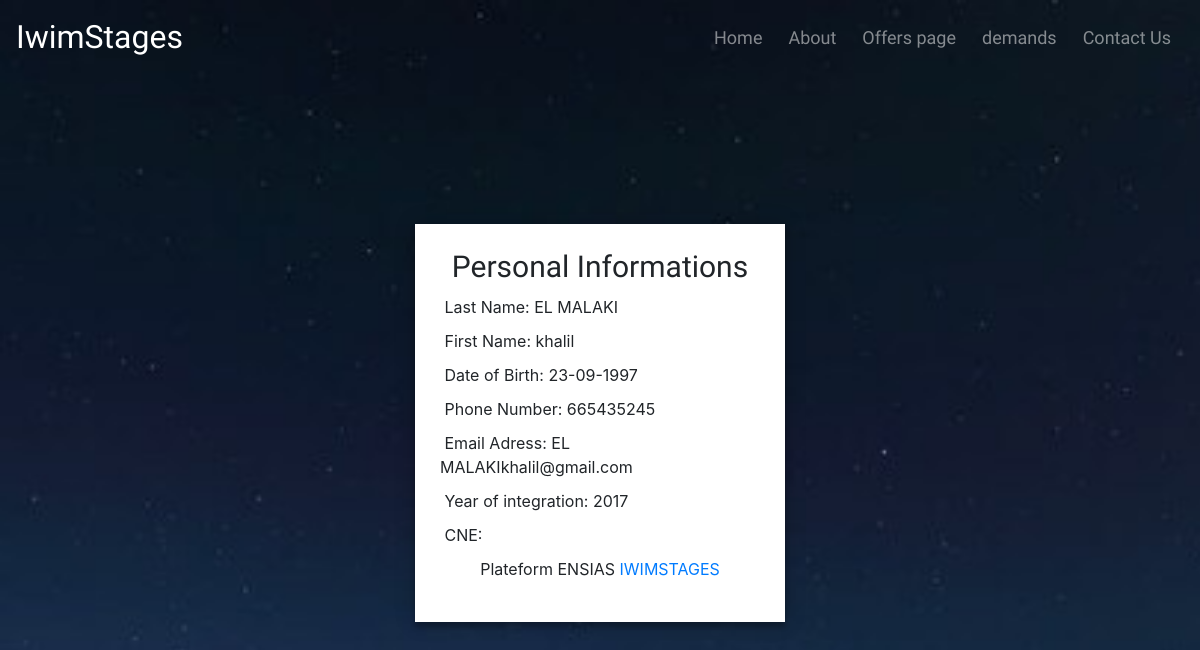
The page /student_profile/index.php?id=26 on the database its author committed.
### tables this page shows
CREATE TABLE IF NOT EXISTS `etudiant` (
  `et_id` int(9) NOT NULL AUTO_INCREMENT,
  `et_nom` varchar(20) DEFAULT NULL,
  `et_prenom` varchar(20) DEFAULT NULL,
  `et_email` varchar(30) DEFAULT NULL,
  `et_mdp` varchar(15) DEFAULT NULL,
  `et_annee` varchar(4) DEFAULT NULL,
  `et_naissance` varchar(20) DEFAULT NULL,
  `et_tele` int(11) DEFAULT NULL,
  `et_status` int(11) NOT NULL DEFAULT 0,
  `et_cne` int(10) DEFAULT NULL,
  PRIMARY KEY (`et_id`)
);

### student_profile/index.php (the view, shortened to what this page needs)
<?php
    $host = 'localhost';
    $dbname = 'pfa';
    $username = 'root';
    $password = '';
    $et_id = $_GET['id'];
            try {
                $conn = new PDO("mysql:host=$host;dbname=$dbname", $username, $password);
            }
            catch (PDOException $e) {
              die("Impossible de se connecter à la base de données $dbname :" );
            }
            $query = "SELECT et_nom, et_prenom, et_naissance, et_tele, et_email, et_annee, et_cne from etudiant where et_id = :et_id";
            $stmt = $conn-> prepare($query);
            $stmt->bindParam(':et_id', $et_id);
            $stmt->execute();
            $row = $stmt->fetch(PDO::FETCH_ASSOC);
?>
<!DOCTYPE html>
<html lang="en">
  <head>
    <link rel="stylesheet" href="https://stackpath.bootstrapcdn.com/bootstrap/4.4.1/css/bootstrap.min.css">
    <link rel="stylesheet" type="text/css" href="stylesheet.css">
  </head>
<body>
    <div class="header">
      <nav class="navbar navbar-expand-lg navbar-dark">
        <a class="navbar-brand" href="">IwimStages</a>
        <div class="collapse navbar-collapse" id="navbarSupportedContent">
          <ul class="navbar-nav ml-auto">
              <li class="nav-item">
                  <a class="nav-link" href="  ">Home</a>
              </li>
              <li class="nav-item">
                  <a class="nav-link" href="">About</a>
              </li>
              <li class="nav-item">
                  <a class="nav-link" href="http://yas/offers-page/">Offers page</a>
              </li>
              <li class="nav-item">
                  <a class="nav-link" href="http://yas/Student_demands/">demands</a>
              </li>
              <li class="nav-item">
                  <a class="nav-link" href="http://yas/contact_Admin/">Contact Us</a>
              </li>
            </ul>
        </div>
      </nav>
    </div>
<div class="bg">
<div class="container">
    <form id="contact" action="" method="post">
        <div class="title">
            <h3>Personal Informations</h3>
        </div>
        <fieldset>
             <label for="et_nom"> </label> <?php  echo "Last Name: " . $row['et_nom'] ?>
        </fieldset>
        <fieldset>
            <label for="et_prenom"> </label> <?php echo "First Name: " . $row['et_prenom']?>
        </fieldset>
        <fieldset>
            <label for="et_naissance"> </label> <?php echo "Date of Birth: " . $row['et_naissance']?>
        </fieldset>
        <fieldset>
            <label for="et_tele"> </label> <?php echo "Phone Number: " . $row['et_tele']?>
        </fieldset>
        <fieldset>
            <label for="et_email"> </label> <?php echo "Email Adress: " . $row['et_email']?>
        </fieldset>
        <fieldset>
            <label for="et_annee"> </label> <?php echo "Year of integration: " . $row['et_annee']?>
        </fieldset>
        <fieldset>
            <label for="et_cne"> </label> <?php echo "CNE: " . $row['et_cne']?>
        </fieldset>
        <p class="other">Plateform ENSIAS <a href="homepage\index.html" target="_blank" title="IWIMSTAGES">IWIMSTAGES</a></p>
    </form>
</div>
</div>
</body>
</html>

### student_profile/stylesheet.css (style rules this page uses)
body, html { height: 100%; }
body { background-image: url("land.jpg"); height: 100%; margin: 0; padding-bottom: 10px; width: 100%; background-position: 0; background-size: cover; }
.nav-item { padding: 5px 5px; font-family: 'Baloo 2', cursive; font-size: large; }
.navbar-brand { font-family: 'Lobster Two', cursive; font-size: xx-large; }
.container { max-width: 400px; width: 100%; margin: 0 auto; position: relative; }
#contact { background: white; padding: 25px; margin: 150px 0; box-shadow: 0 0 20px 0 rgba(0, 0, 0, 0.2), 0 5px 5px 0 rgba(0, 0, 0, 0.24); }
#contact h3 { display: block; font-size: 30px; font-weight: 300; margin-bottom: 10px; }
fieldset { border: medium none !important; margin: 0 0 10px; min-width: 100%; padding: 0; width: 100%; }
.other { text-align: center; }
.title h3 { font-family:'Indie Flower'; font-weight: 300; margin: auto; text-align: center; }

### rows shown on the page
etudiant: et_nom "EL MALAKI", et_prenom "khalil", et_naissance "23-09-1997", et_tele "665435245", et_email "EL MALAKIkhalil@gmail.com", et_annee "2017"
